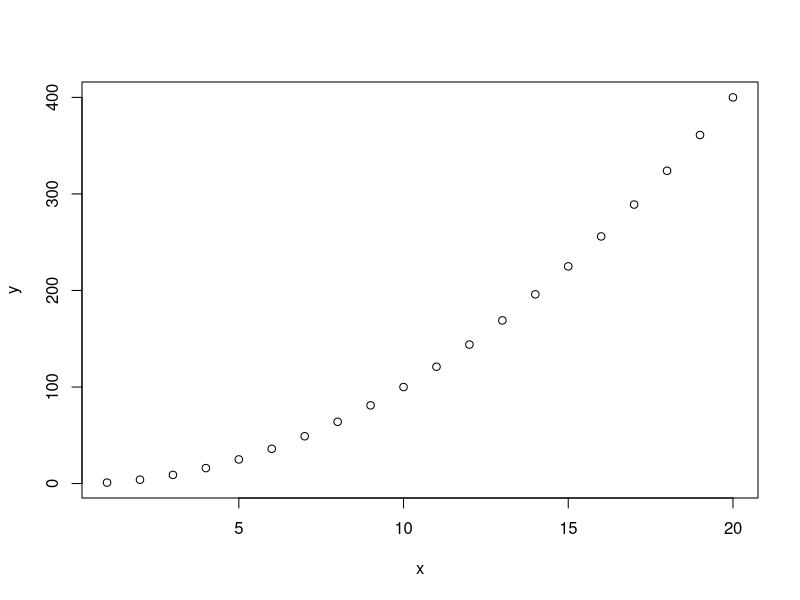
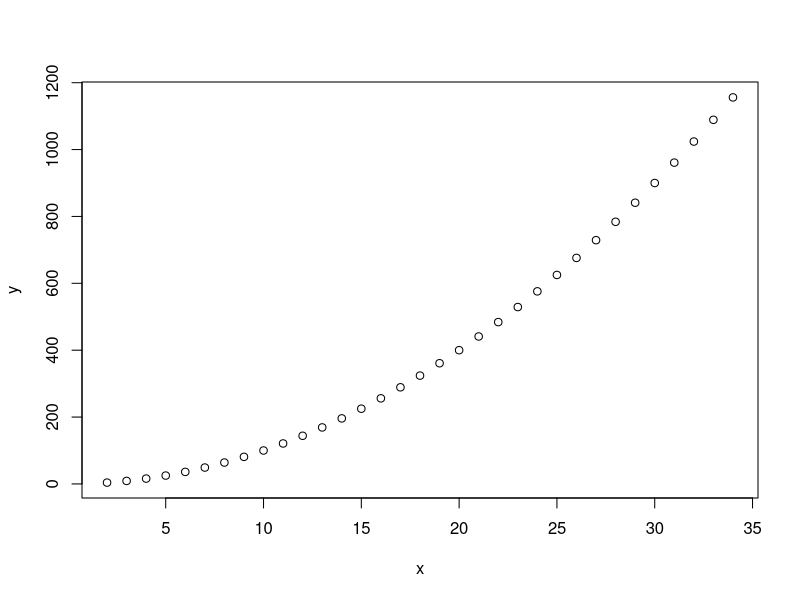
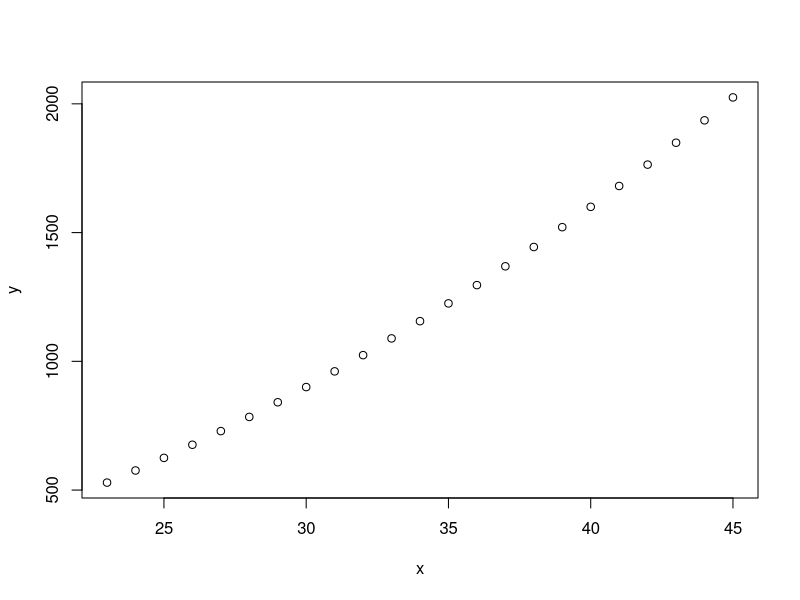
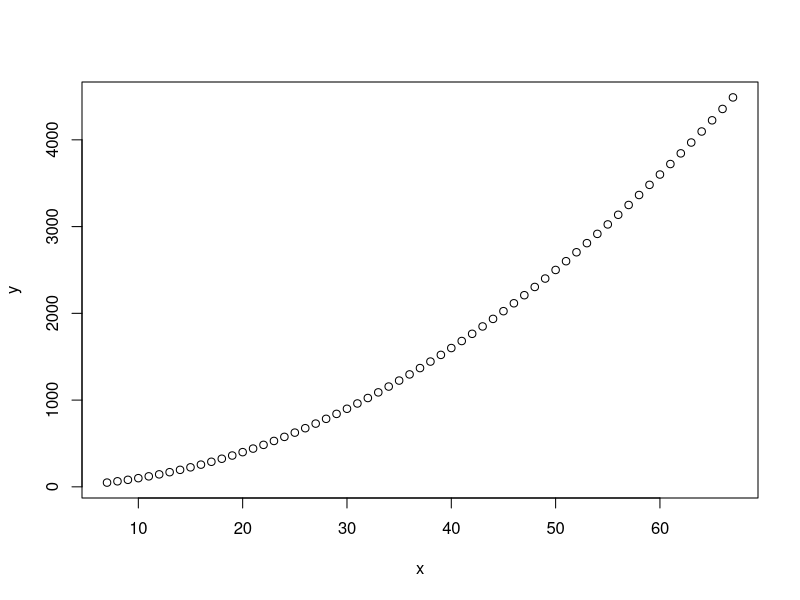

Write the R code that produced these figures, in order. (Note: this script raises an error after producing the figures.)
x<-1:20
y <-x^2
plot(x,y)


x<-2:34
y <-x^2
plot(x,y)


x<-45:23
y <-x^2
plot(x,y)


x<-7:67
y <-x^2
plot(x,y)


x <-c(2,5,4,6,7,9,56,3,6,9,56,4,7,9,5,3,)
hist(x)

x<-4:43
y <-x^2
plot(x,y)


x<-2:28
y <-x^2
plot(x,y)

prof<-c(1753,2458,864,367)
escola<-c('privada', 'estadual', 'municipal', 'federal')
barplot (prof,names.arg=escola,
        main= "quantidade de professores",
        xlab="instituição",
        ylim-c(0,2000),
        col="blue")


x<-1:20
y <-x^2
plot(x,y)


x<-2:34
y <-x^2
plot(x,y)


x<-45:23
y <-x^2
plot(x,y)


x<-7:67
y <-x^2
plot(x,y)


x <-c(2,5,4,6,7,9,56,3,6,9,56,4,7,9,5,3,)
hist(x)

x<-4:43
y <-x^2
plot(x,y)


x<-2:28
y <-x^2
plot(x,y)

prof<-c(1753,2458,864,367)
escola<-c('privada', 'estadual', 'municipal', 'federal')
barplot (prof,names.arg=escola,
         main= "quantidade de professores",
         xlab="instituição",
         ylim-c(0,2000),
         col="blue")

x<-1:20
y <-x^2
plot(x,y)


x<-2:34
y <-x^2
plot(x,y)


x<-45:23
y <-x^2
plot(x,y)


x<-7:67
y <-x^2
plot(x,y)


x <-c(2,5,4,6,7,9,56,3,6,9,56,4,7,9,5,3,)
hist(x)

x<-4:43
y <-x^2
plot(x,y)


x<-2:28
y <-x^2
plot(x,y)

prof<-c(1753,2458,864,367)
escola<-c('privada', 'estadual', 'municipal', 'federal')
barplot (prof,names.arg=escola,
         main= "quantidade de professores",
         xlab="instituição",
         ylim-c(0,2000),
         col="blue")

x<-1:20
y <-x^2
plot(x,y)


x<-2:34
y <-x^2
plot(x,y)


x<-45:23
y <-x^2
plot(x,y)


x<-7:67
y <-x^2
plot(x,y)


x <-c(2,5,4,6,7,9,56,3,6,9,56,4,7,9,5,3,)
hist(x)

x<-4:43
y <-x^2
plot(x,y)


x<-2:28
y <-x^2
plot(x,y)

prof<-c(1753,2458,864,367)
escola<-c('privada', 'estadual', 'municipal', 'federal')
barplot (prof,names.arg=escola,
         main= "quantidade de professores",
         xlab="instituição",
         ylim-c(0,2000),
         col="blue")

x<-1:20
y <-x^2
plot(x,y)


x<-2:34
y <-x^2
plot(x,y)


x<-45:23
y <-x^2
plot(x,y)


x<-7:67
y <-x^2
plot(x,y)


x <-c(2,5,4,6,7,9,56,3,6,9,56,4,7,9,5,3,)
hist(x)

x<-4:43
y <-x^2
plot(x,y)


x<-2:28
y <-x^2
plot(x,y)

prof<-c(1753,2458,864,367)
escola<-c('privada', 'estadual', 'municipal', 'federal')
barplot (prof,names.arg=escola,
         main= "quantidade de professores",
         xlab="instituição",
         ylim-c(0,2000),
         col="blue")

x<-1:20
y <-x^2
plot(x,y)


x<-2:34
y <-x^2
plot(x,y)


x<-45:23
y <-x^2
plot(x,y)


x<-7:67
y <-x^2
plot(x,y)


x <-c(2,5,4,6,7,9,56,3,6,9,56,4,7,9,5,3,)
hist(x)

x<-4:43
y <-x^2
plot(x,y)


x<-2:28
y <-x^2
plot(x,y)

prof<-c(1753,2458,864,367)
escola<-c('privada', 'estadual', 'municipal', 'federal')
barplot (prof,names.arg=escola,
         main= "quantidade de professores",
         xlab="instituição",
         ylim-c(0,2000),
         col="green")

x<-1:20
y <-x^2
plot(x,y)


x<-2:34
y <-x^2
plot(x,y)


x<-45:23
y <-x^2
plot(x,y)


x<-7:67
y <-x^2
plot(x,y)


x <-c(2,5,4,6,7,9,56,3,6,9,56,4,7,9,5,3,)
hist(x)

x<-4:43
y <-x^2
plot(x,y)


x<-2:28
y <-x^2
plot(x,y)

prof<-c(1753,2458,864,367)
escola<-c('privada', 'estadual', 'municipal', 'federal')
barplot (prof,names.arg=escola,
         main= "quantidade de professores",
         xlab="instituição",
         ylim-c(0,200),
         col="red")
